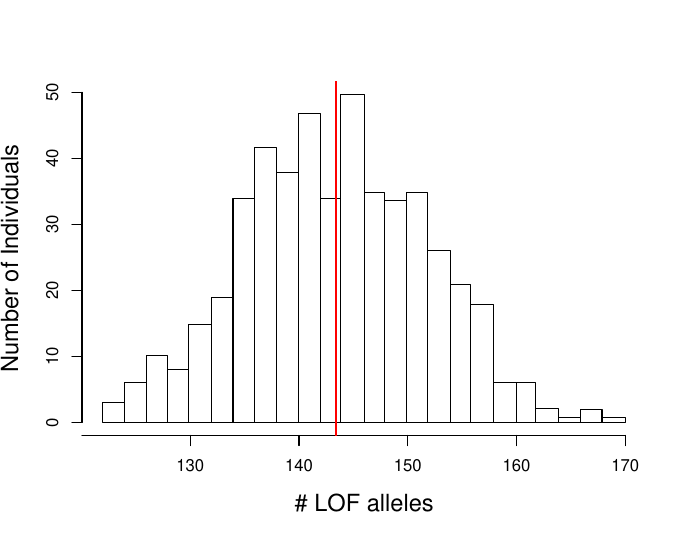

This chart was generated by the following R code:

### https://www.nature.com/articles/ng.3021

library(HistogramTools)

LOF<-read.csv("~/Dropbox/Courses/Popgen_teaching_Notes/Journal_figs/single_locus_selection/LOF_variants/Neatherlands_LOF_variants.csv")
layout(1)
layout(t(1:2))
plot(PreBinnedHistogram(breaks=LOF$breaks,counts=LOF$counts[-nrow(LOF)]),freq=TRUE,xlab="# LOF alleles",ylab="Number of Individuals",main="",axes=FALSE,cex.lab=1.4)
axis(2)
axis(side=1,at=(12:17)*10)

mean.LOF<-sum((LOF$breaks[-nrow(LOF)] + diff(LOF$breaks)/2)* LOF$counts[-nrow(LOF)])/sum( LOF$counts[-nrow(LOF)])

abline(v=mean.LOF,col="red",lwd=2)
 

my_cuts<-cut(120:180, LOF$breaks)
tapply(dpois(120:180,mean.LOF)*sum( LOF$counts[-nrow(LOF)]),my_cuts,sum)

binned_counts<-tapply(dpois(120:180,mean.LOF)*sum( LOF$counts[-nrow(LOF)]),my_cuts,sum)


mean.fitness<-sum((1-10^(-2))^LOF$breaks[-nrow(LOF)]* LOF$counts[-nrow(LOF)])/sum( LOF$counts[-nrow(LOF)])


LOF.fitness<-(1-10^(-2))^LOF$breaks[-nrow(LOF)]

#Dropped this second graph
#plot(LOF$breaks[-nrow(LOF)],LOF.fitness/mean.fitness,type="b",xlab="# LOF alleles",cex.lab=1.2,ylab="Relative Fitness")
abline(h=1,col="red")

dev.copy2pdf(file="~/Dropbox/Courses/Popgen_teaching_Notes/Journal_figs/single_locus_selection/LOF_variants/Neatherlands_LOF_variants.pdf")
